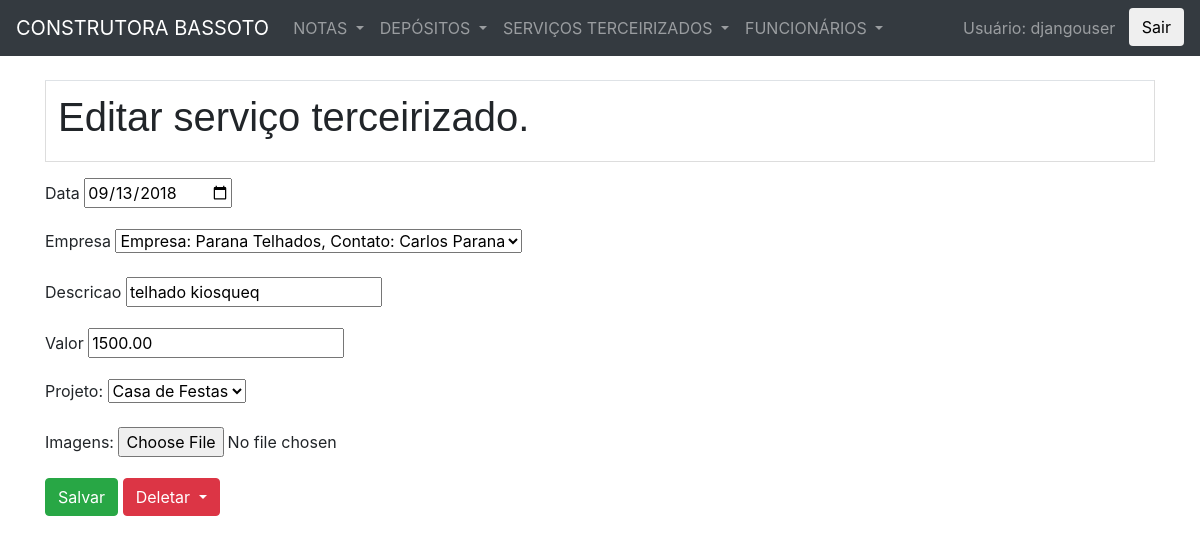
The page /serv_terc/2/edit/ (signed in) on the database its author committed.
### notas/models.py (models this page shows, shortened)
class ServicoTerceirizado(models.Model):
	data = models.DateField(
		blank=True
		)
	descricao = models.CharField(
		max_length=150
		)
	valor = models.DecimalField(
		max_digits=10,
		decimal_places=2,
		blank=True
		)
	imagem = models.FileField(
		upload_to='servicos_terceirizados',
		blank=True
		)
	projeto = models.ForeignKey(
		'Projeto',
		on_delete=models.SET_NULL,
		null=True
		)
	empresa = models.ForeignKey(
		'EmpresaServico',
		on_delete=models.SET_NULL,
		null=True
		)

### notas/views.py (the view)
# urls.py: path('serv_terc/<int:pk>/edit/', views.servico_edit, name='servico_edit'),
@login_required
def servico_edit(request, pk):
    servico_terceirizado = get_object_or_404(ServicoTerceirizado, pk=pk)
    if request.method == "POST":
        form = ServicoTerceirizadoForm(request.POST, request.FILES, instance=servico_terceirizado)
        if form.is_valid():
            form.save()
            next = request.POST.get('next', '/')
            return HttpResponseRedirect(next)
    else:
        form = ServicoTerceirizadoForm(instance=servico_terceirizado)
        pk = pk
        context = {
            'form': form,
            'media_url':"/media/",
            'pk': pk
            }
    return render(request, 'servicos/servico_edit.html', context)

### notas/forms.py
class ServicoTerceirizadoForm(forms.ModelForm):
    class Meta:
        model = ServicoTerceirizado
        fields = ['data', 'empresa', 'descricao', 'valor', 'imagem', 'projeto']

### notas/models.py (called while the page is built)
	def __str__(self):
		return self.nome

	def __str__(self):
		return 'Empresa: {}, Contato: {} '.format(self.nome, self.contato)

### Z_construtoraBassotoFiles/notas/templates/servicos/servico_edit.html (shortened to what this page needs)
{% extends "notas/base.html" %}
{% block content %}
	<table class="table" border="0">
		<tr>
			<td>
				<h1>Editar serviço terceirizado.</h1>
			</td>
		</tr>
	</table>
	<form method="post" enctype="multipart/form-data">
		<p>
		<label>{{ form.data.label }}</label>
		<input type=date name=data value="{{ form.data.value|date:"Y-m-d" }}">
		</p>
		<p>
		<label>{{ form.empresa.label }}</label>
		{{ form.empresa }}
		</p>
		<p>
		<label>{{ form.descricao.label }}</label>
		{{ form.descricao }}
		</p>
		<p>
		<label>{{ form.valor.label }}</label>
		{{ form.valor }}
		</p>
		<p><label for="projeto">Projeto:</label>
		{{ form.projeto }}
		</p>
		<p><label for="imagem">Imagens:</label>
		{{ form.imagem }}
		</p>
		<button type="submit" class="btn btn-success">Salvar</button>
		<div class="btn-group">
		<button type="button" class="btn btn-danger dropdown-toggle" data-toggle="dropdown" aria-haspopup="true" aria-expanded="false">
   		 Deletar
		</button>
		</div>
	</form>
{% endblock %}

### Z_construtoraBassotoFiles/notas/templates/notas/base.html (shortened to what this page needs)
{% load static %}
<!doctype html>
<html>
	<head>
    <link rel="stylesheet" href="https://stackpath.bootstrapcdn.com/bootstrap/4.1.0/css/bootstrap.min.css">
  <link rel="stylesheet" href="https://use.fontawesome.com/releases/v5.0.13/css/all.css">
	</head>
	<body>
<nav class="navbar navbar-expand-sm bg-dark navbar-dark">
  </button> <a class="navbar-brand" href="{% url 'notas:nota_list' %}">CONSTRUTORA BASSOTO</a>
  <div class="collapse navbar-collapse" id="collapsibleNavbar">
  <ul class="navbar-nav">
    <li class="nav-item dropdown">
      <a class="nav-link dropdown-toggle" href="#" id="navbardrop" data-toggle="dropdown">
        NOTAS
      </a>
    </li>
    <li class="nav-item dropdown">
      <a class="nav-link dropdown-toggle" href="#" id="navbardrop" data-toggle="dropdown">
        DEPÓSITOS
      </a>
    </li>
    <li class="nav-item dropdown">
      <a class="nav-link dropdown-toggle" href="#" id="navbardrop" data-toggle="dropdown">
        SERVIÇOS TERCEIRIZADOS
      </a>
    </li>
    <li class="nav-item dropdown">
      <a class="nav-link dropdown-toggle" href="#" id="navbardrop" data-toggle="dropdown">
        FUNCIONÁRIOS
      </a>
  </ul>
      <li class="navbar-nav ml-auto">
        {% if user.is_authenticated %}
          <div class="navbar-text">Usuário: {{ user.get_username }}&nbsp;&nbsp;&nbsp;</div>
            <form action="{% url 'logout'%}?next={{request.path}}" method="get">
              <button type="submit" class="btn btn-default navbar-btn" >Sair</button>
            </form>
        {% else %}
            <form action="{% url 'login'%}?next={{request.path}}" method="get">
              <button type="submit" class="btn btn-default navbar-btn" >Sair</button>
            </form>
        {% endif %}
    </li>
  </div>
</nav>
<br>
		<div class="container">
			<main>
				{% block content %}
        {% endblock %}
			</main>
		</div>
 	</body>
</html>

### Z_construtoraBassotoFiles/notas/templates/notas/base.html (style rules this page uses)
table { font-family: arial, sans-serif; border-collapse: collapse; width: 100%; }
td, th { border: 1px solid #dddddd; text-align: left; padding: 8px; }

### rows shown on the page
ServicoTerceirizado: data "09/13/2018", empresa "Empresa: Parana Telhados, Contato: Carlos Parana", descricao "telhado kiosqueq", valor "1500.00", projeto "Casa de Festas"

### other values the page prints
{{ user.get_username }} "djangouser"
